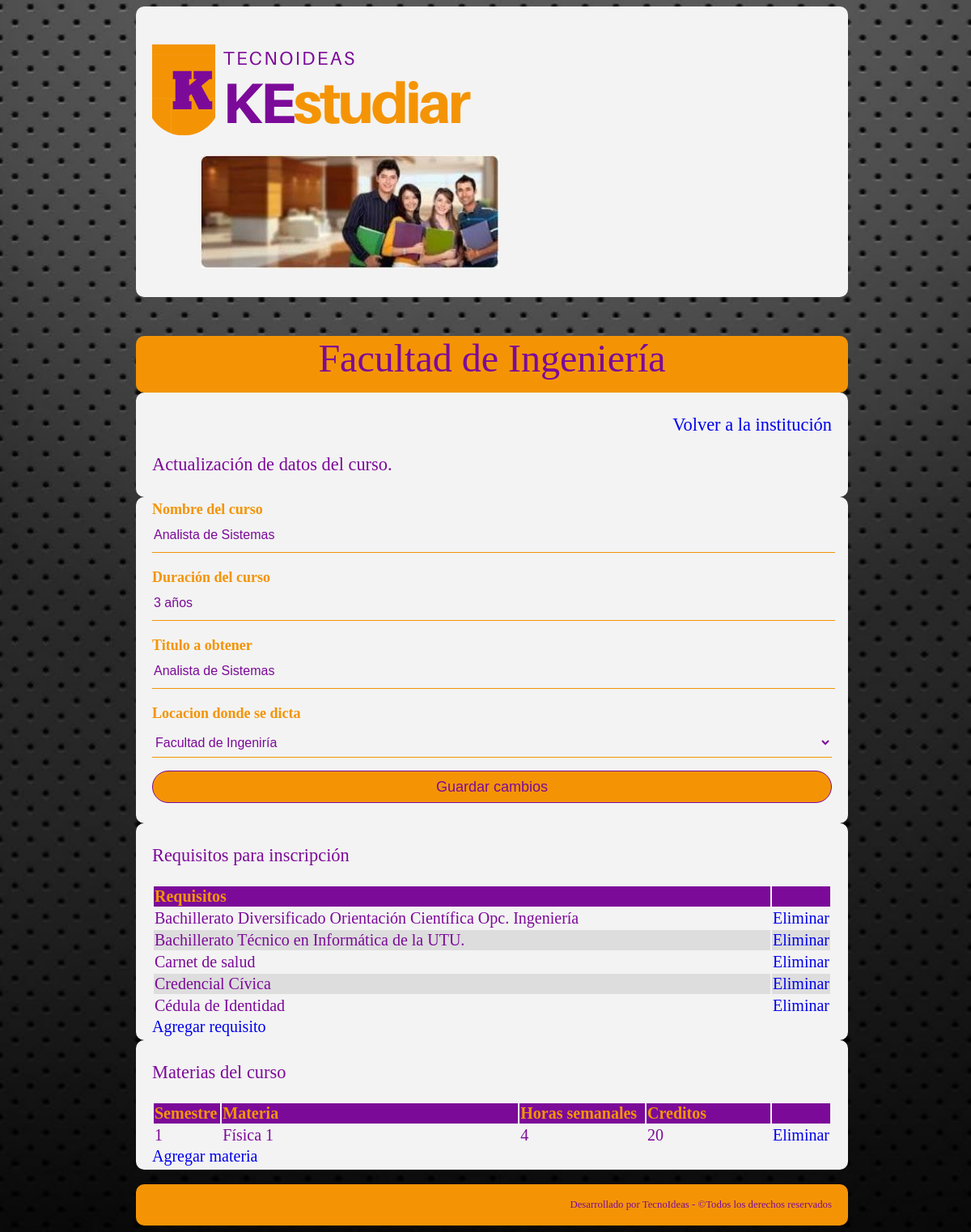
/cursoM/10/1/Facultad de Ingeniería/, run on the app's committed database.
### core/models.py (models this page shows, shortened)
class Curso(models.Model):
    institucion = models.ForeignKey(Institucion, on_delete = models.CASCADE)
    nombre = models.CharField(max_length = 100, blank = False, null = False)
    duración = models.CharField(max_length = 20, blank = False, null = False)
    titulo = models.CharField(max_length = 100, blank = False, null = False)
    locacion = models.ForeignKey(Locacion, on_delete = models.CASCADE)
    class Meta:
        verbose_name = 'Curso'
        verbose_name_plural = 'Cursos'
        ordering = ['nombre']

class RequisitosCurso(models.Model):
    curso = models.ForeignKey(Curso, on_delete = models.CASCADE)
    requisito = models.ForeignKey(Requisito, on_delete = models.CASCADE)
    class Meta:
        verbose_name = 'Requisito curso'
        verbose_name_plural = 'Requisitos curso'
        ordering = ['requisito']

class Requisito(models.Model):
    nombre = models.CharField(max_length = 100, blank = False, null = False)
    class Meta:
        verbose_name = 'Requisito'
        verbose_name_plural = 'Requisitos'
        ordering = ['nombre']
    def __str__(self):
        return self.nombre

class MateriasCurso(models.Model):
    curso = models.ForeignKey(Curso, on_delete = models.CASCADE)
    materia = models.ForeignKey(Materia, on_delete = models.CASCADE)
    semestre = models.IntegerField(default = 1, blank = False, null = False)
    horas = models.IntegerField(default = 0, blank = False, null = False)
    creditos = models.IntegerField(default = 0, blank = True, null = True)
    descripcion = models.TextField(blank = True, null = True)
    class Meta:
        verbose_name = 'Materia curso'
        verbose_name_plural = 'Materias curso'
        ordering = ['curso']

class Materia(models.Model):
    nombre = models.CharField(max_length = 100, blank = False, null = False)
    class Meta:
        verbose_name = 'Materia'
        verbose_name_plural = 'Materias'
        ordering = ['nombre']
    def __str__(self):
        return self.nombre

### core/views.py (the view, shortened to what this page needs)
# urls.py: path('cursoM/<id>/<institucion>/<nombre>/', cursoM, name = 'cursoM'),
def cursoM(request, id, institucion, nombre):
    cursos = Curso.objects.get(id=id)
    local = Locacion.objects.filter(institucion=institucion)
    requisitos = RequisitosCurso.objects.filter(curso=id)
    materias = MateriasCurso.objects.filter(curso=id)
    parametros = {
        'cursos':cursos,
        'local':local,
        'id':id,
        'nombre':nombre,
        'institucion': institucion,
        'requisitos': requisitos,
        'materias': materias
    }
    return render(request, 'core/cursoM.html', parametros)

### core/templates/core/cursoM.html (shortened to what this page needs)
{% extends 'core/base.html' %}
{% load static %}
{% block body %}
<body>
	<header>
		<h1>
			<a href="{% url 'home' %}">
				<img src="{% static 'core/img/logoKE.png' %}" alt="logoKE.jpg">
			</a>
			<a id="imagen">
				<img src="{% static 'core/img/banner.jpg' %}" alt="banner"/>
			</a>
		</h1>
	</header>
	<section id="titulo">
		<p>{{ nombre }}</p>
	</section>
	<section id="presentacion">
		<p style="text-align: right">
		<a href="{% url 'institucion' institucion %}">Volver a la institución </a>
		</p>
		<p>
			Actualización de datos del curso.
		</p>
	</section>
	<section id="formReg">
		<form action="" id="curso" method="POST">
			<label for="Nombre">Nombre del curso</label>
			<input type="text" name="txtNombre" id="txtNombre" value = "{{ cursos.nombre }}">
			<label for="Duracion">Duración del curso</label>
			<input type="text" name="txtDuracion" id="txtDuracion" value = "{{ cursos.duración }}">
      <label for="Titulo">Titulo a obtener</label>
			<input type="text" name="txtTitulo" id="txtTitulo" value = "{{ cursos.titulo }}">
			<label for="Locacion">Locacion donde se dicta</label>
				<select id="clocacion" name="cboLocacion">
				{% for l in local %}
				<option
        value={{ l.id }}>{{l.nombre}}</option>
				{% endfor %}
			</select>
			<hr size="1" color = "#f49405"></hr>
			<input type="submit" name="btnModificar" value="Guardar cambios">
		</form>
	</section>
	<section id="requisitos">
		<p>
			Requisitos para inscripción
		</p>
		<div id="tabla">
			<table>
				<thead>
					<tr>
						<th width="100%">Requisitos</th>
						<th></th>
					</tr>
				</thead>
				{% for r in requisitos %}
				<tr id="col1">
					<td>{{r.requisito}}</td>
					<td>
						<a href="{% url 'eliminar_requisito' r.id cursos.id institucion nombre %}">Eliminar</a>
					</td>
				</tr>
				{% endfor %}
			</table>
			<a href="{% url 'requisitoC' cursos.id institucion nombre cursos.nombre %}">Agregar requisito</a>
		</div>
	</section>
	<section id="materias">
		<p>
			Materias del curso
		</p>
		<div id="tabla">
			<table>
				<thead>
					<tr>
						<th width="10%">Semestre</th>
						<th width="50%">Materia</th>
						<th width="20%">Horas semanales</th>
						<th width="20%">Creditos</th>
						<th></th>
					</tr>
				</thead>
				{% for m in materias %}
				<tr id="col1">
					<td>{{m.semestre}}</td>
					<td>{{m.materia}}</td>
					<td>{{m.horas}}</td>
					<td>{{m.creditos}}</td>
					<td>
						<a href="{% url 'eliminar_materia' m.id cursos.id institucion nombre %}">Eliminar</a>
					</td>
				</tr>
				{% endfor %}
			</table>
			<a href="{% url 'materiaC' cursos.id institucion nombre cursos.nombre %}">Agregar materia</a>
		</div>
	</section>
	<footer>
		<p>Desarrollado por TecnoIdeas - ©Todos los derechos reservados</p>
	</footer>
</body>
{% endblock body %}

### core/static/core/css/estilos.css (style rules this page uses)
body { background: url(../img/fondo.jpg) fixed no-repeat center center; width: 100%; height: 100%; -webkit- background-size: cover; -moz- background-size: cover; -o- background-size: cover; background-size: cover; vertical-align: top; font-family: Calibri }
header { background: #f3f3f3; border-radius: 10px; padding: 5px 20px; width: 70%; height: 100%; margin: 0 auto; }
header h1, nav { display: inline-block; vertical-align: middle; }
a { text-decoration: none; }
header #imagen { padding: 60px; }
#titulo { background: #f49405; border-radius: 10px; padding: 0px 20px; width: 70%; height: 70px; margin: 0 auto; text-align: center; font-size: 48px; color: #7c0a99; }
#presentacion, #cursos, #locaciones, #requisitos, #materias { background: #f3f3f3; border-radius: 10px; padding: 5px 20px; width: 70%; height: 100%; margin: 0 auto; font-family: "Calibri"; font-size: 1.4em; color: #7c0a99; text-align: justify; }
footer { background: #f49405; border-radius: 10px; padding: 5px 20px; width: 70%; height: 100%; margin: 0 auto; font-family: "Calibri"; font-size: 0.8em; color: #7c0a99; text-align: right; }
#formReg { background: #f3f3f3; border-radius: 10px; padding: 5px 20px; width: 70%; height: 100%; margin: 0 auto; }
#formReg label { color: #f49405; margin: 0; padding: 0; font-weight: bold; font-size: 18px; display: block; }
#formReg input { width: 100%; margin-bottom: 20px; }
#formReg input[type="text"], #formReg input[type="password"], #formReg input[type="email"] { border: none; border-bottom: 1px solid #f49405; background: transparent; outline: none; height: 40px; color: #7c0a99; font-size: 16px }
#formReg input[type="submit"] { border: 1px solid #7c0a99; outline: none; height: 40px; background: #f49405; color: #7c0a99; font-size: 18px; border-radius: 20px; }
#formReg #estudios, #formReg #cpais, #formReg #cdepartamento, #formReg #cciudad, #formReg #ctipo, #formReg #cbarrio, #formReg #clocacion, #formReg #crequisito, #fromReg #cmateria { width: 100%; color: #7c0a99; margin: 0; padding: 0; font-size: 16px; background: #f3f3f3; border: 0px; display: block; }
#cursos, #requisitos, #materias { background: #f3f3f3; border-radius: 10px; padding: 5px 20px; width: 70%; height: 100%; margin: 0 auto; align-content: center; border-collapse: collapse; text-align: left; }
#tabla { font-family: Calibri; font-size: 20px; background-color: #f3f3f3; color: #7c0a99; }
th, td { padding: 10; border-bottom; solid 5px #f3f3f3; }
thead { background-color: #7c0a99; color: #f49405; }
tr:nth-child(even) { background-color: #ddd; }

### data on the page
Curso: txtNombre "Analista de Sistemas", txtDuracion "3 años", txtTitulo "Analista de Sistemas"
RequisitosCurso: requisito "Bachillerato Diversificado Orientación Científica Opc. Ingeniería"
RequisitosCurso: requisito "Bachillerato Técnico en Informática de la UTU."
RequisitosCurso: requisito "Carnet de salud"
RequisitosCurso: requisito "Credencial Cívica"
RequisitosCurso: requisito "Cédula de Identidad"
MateriasCurso: semestre "1", materia "Física 1", horas "4", creditos "20"

### other printed values
{{ nombre }} "Facultad de Ingeniería"
form field cboLocacion "Facultad de Ingeniría"
